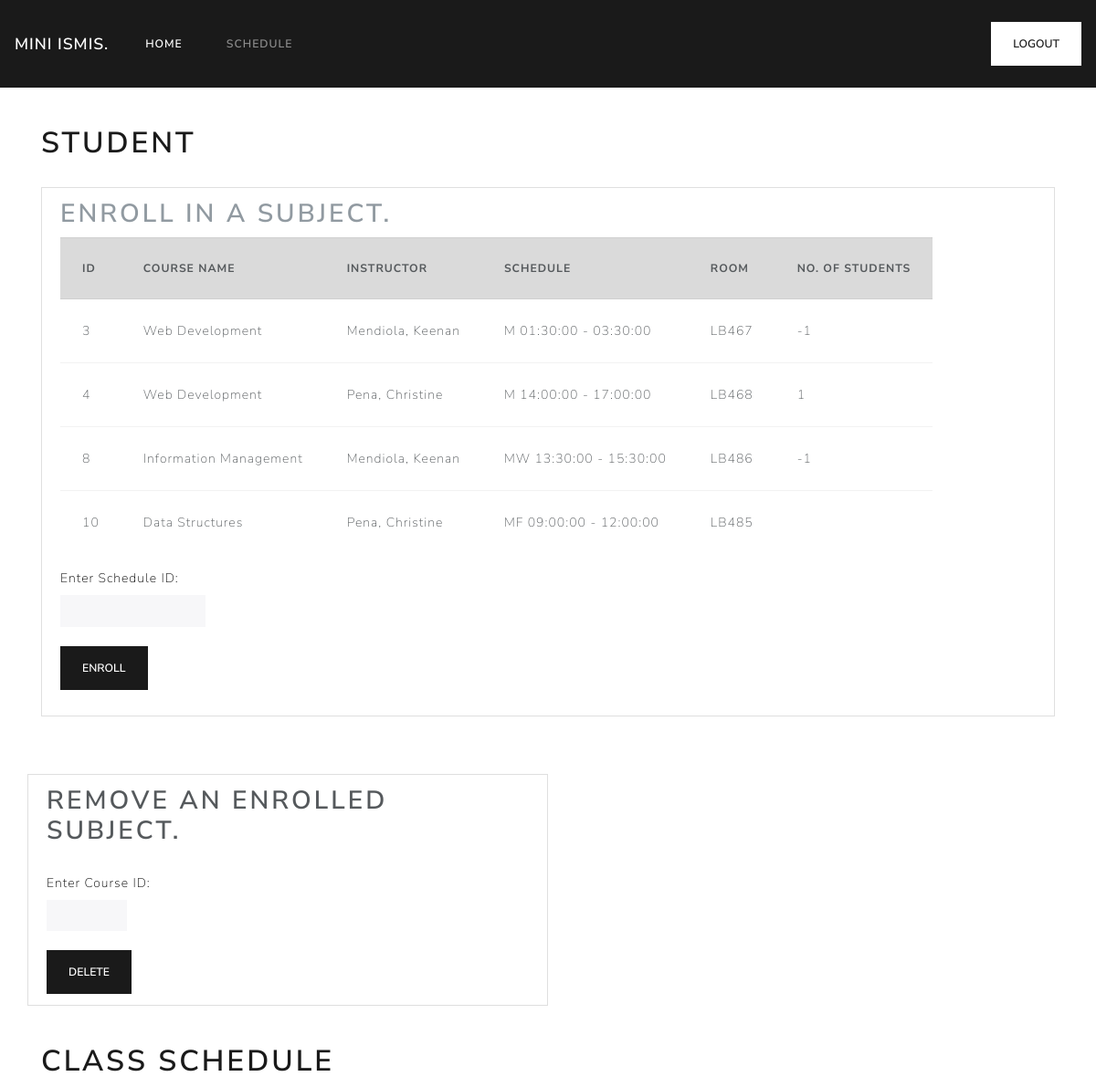
/student.php, run on the app's committed database.
### tables this page shows
CREATE TABLE `teacher_schedule` (
  `sched_id` int(11) NOT NULL,
  `subj_id` int(11) DEFAULT NULL,
  `date` varchar(10) DEFAULT NULL,
  `time_start` time DEFAULT NULL,
  `time_end` time DEFAULT NULL,
  `teacher_id` int(11) DEFAULT NULL,
  `room` varchar(30) DEFAULT NULL,
  `quantity` int(100) DEFAULT NULL
);

CREATE TABLE `subject` (
  `subj_id` int(11) NOT NULL,
  `description` varchar(30) DEFAULT NULL,
  `max_stud` int(30) DEFAULT NULL
);

CREATE TABLE `account` (
  `account_id` int(11) NOT NULL,
  `fname` varchar(24) DEFAULT NULL,
  `lname` varchar(16) DEFAULT NULL,
  `address` varchar(30) DEFAULT NULL,
  `email` varchar(30) DEFAULT NULL,
  `type` enum('Student','Teacher','Admin') DEFAULT NULL,
  `password` varchar(30) DEFAULT NULL
);

### student.php (the view, shortened to what this page needs)
<?php
    $servername = "localhost";
    $username="root";
    $password="";
    $dbname="ismis";
?>
<!DOCTYPE html>
<html lang="en">
    <head>
        <link rel="stylesheet" type="text/css" href="lux.css">
        <link rel="stylesheet" type="text/css" href="fonts/font-awesome-4.7.0/css/font-awesome.min.css">
    </head>
    <body>
    <nav class="navbar navbar-expand-lg navbar-dark bg-primary">
        <a class="navbar-brand" href="#">Mini ISMIS.</a>
        <div class="collapse navbar-collapse" id="navbarColor01">
            <ul class="navbar-nav mr-auto">
            <li class="nav-item active">
                <a class="nav-link" href="student.php">Home <span class="sr-only">(current)</span></a>
            </li>
            <li class="nav-item">
                <a class="nav-link" href="stud_schedule.php">Schedule</a>
            </li>
            </ul>
            <form method="POST" class="form-inline my-2 my-lg-0">
            <button class="btn btn-secondary my-2 my-sm-0" type="submit" name="logout">Logout</button>
            </form>
        </div>
        </nav>
    <br><br>
    <div class="container">
    <h1>Student</h1>
    <br>
    <div class="list-group-item flex-column align-items-start">
        <div class="d-flex w-100 justify-content-between">
            <div class="form-group">
            <h2 class="text-muted">Enroll in a subject.</h2>
            <form action="student.php" method="POST">
            <?php
            $conn = new mysqli($servername, $username, $password, $dbname);
            $sched_sql = "SELECT * FROM teacher_schedule
                          INNER JOIN subject ON teacher_schedule.subj_id=subject.subj_id";
            $result = $conn->query($sched_sql);
            if($result->num_rows > 0) {
                echo '<table class="table table-hover">';
                echo "<tr class='table-active'>";
                echo '<th scope="col">ID</th>';
                echo '<th scope="col">Course Name</th>';
                echo '<th scope="col">Instructor</th>';
                echo '<th scope="col">Schedule</th>';
                echo '<th scope="col">Room</th>';
                echo '<th scope="col">No. of Students</th>';
                echo "</tr>";
                while($row = $result->fetch_assoc()) {
                    $t_id = $row['teacher_id'];
                    echo "<tr>";
                    echo "<td>".$row["sched_id"]."</td>";
                    echo "<td>".$row["description"]."</td>";
                    $sql2  = "SELECT * FROM account WHERE account_id = '$t_id'";
                    $result2 = $conn->query($sql2);
                    while($row2 = $result2->fetch_assoc()){
                        echo "<td>".$row2['lname']. ", ".$row2['fname']."</td>";
                    }
                    echo "<td>".$row['date']." ".$row['time_start']." - ".$row['time_end']."</td>";
                    echo "<td>".$row["room"]."</td>";
                    echo "<td>".$row["quantity"]."</td>";
                    echo "</tr>";
                }
            }
            echo "</table>";
        ?>
        <label style="color: #000">Enter Schedule ID: </label>
        <input type="text" name = "enroll_id" class="form-control form-control-sm col-sm-2"><br>
        <input type="submit" class="btn btn-primary" name ="enroll" value="ENROLL">
    </form>
    </div>
    </div>
    </div>
    <br><br>
    <br>
    <div class="row">
    <div class="list-group-item flex-column align-items-start col-sm-6">
        <div class="w-100 justify-content-between">
        <h2>Remove an enrolled subject.</h2><br>
            <form action="student.php" method="post">
                    <label style="color: #000">Enter Course ID: </label>
                    <input type="text" name ="delete" id = "iddel" class="form-control form-control-sm col-sm-2"><br>
                    <input type="submit" class="btn btn-primary" name ="del_subj" value="DELETE">
            </form>
        </div>
    </div>
    </div>
    <br><br>
    </div>
    <div class="container">
        <h1>Class Schedule</h1>
    </div>
    </body>
</html>

### data on the page
teacher_schedule: sched_id "3", subj.description "Web Development", date "M", time_start "01:30:00", time_end "03:30:00", room "LB467", quantity "-1"
account: lname "Mendiola", fname "Keenan"
teacher_schedule: sched_id "4", subj.description "Web Development", date "M", time_start "14:00:00", time_end "17:00:00", room "LB468", quantity "1"
account: lname "Pena", fname "Christine"
teacher_schedule: sched_id "8", subj.description "Information Management", date "MW", time_start "13:30:00", time_end "15:30:00", room "LB486", quantity "-1"
teacher_schedule: sched_id "10", subj.description "Data Structures", date "MF", time_start "09:00:00", time_end "12:00:00", room "LB485"
